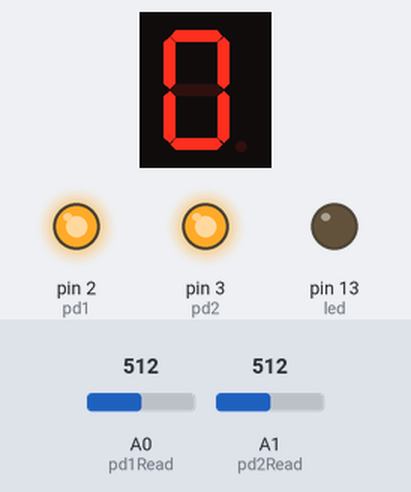
Recording of a sketch running on a simulated Arduino Uno, built with avr-gcc and run on an emulated ATmega328P. On the bench: 1-digit seven-segment display, output pins drawn as LEDs (lit = HIGH). Wiring (inferred from the names in the program): 1-digit 7-segment display, segments lit when HIGH: segments pin 4, pin 5, pin 6, pin 7, pin 8, pin 9, pin 10. The test bench sets the inputs (shaded band); at power-on: A1 (pd2Read) = 512, A0 (pd1Read) = 512. The segment pins are drawn as the display they are named for; pins used as bus, display or sensor lines are not drawn.

Above: at 1.3 s.
1.4 s: A1 (pd2Read) set to 965
3.3 s: A1 (pd2Read) set to 990
At 4.1 s:
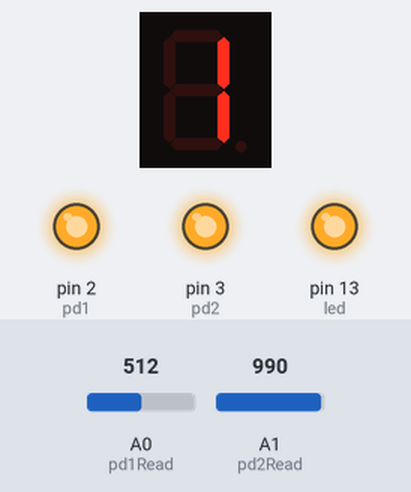
At 9.8 s:
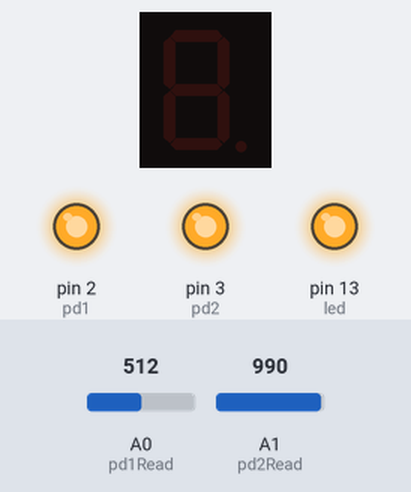
Timing chart, 0 to 11.3 s (numbered marks = the images above; inputs shaded):
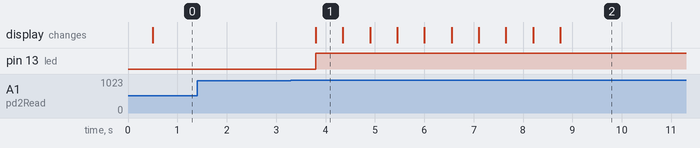

Measured:
- the behaviour switches between 975 and 976 on A1 (pd2Read) (found by bisection; images 0 and 1)
- after the input at 1.4 s, every drawn part: stays the same
- after the input at 3.3 s, pin 13 (led): LOW → HIGH after 0.50 s; the display: changes after 0.50 s (image 1)
- what the display in image 1 shows lasts 0.6 s, from 3.8 s to 4.4 s

The sketch:

auto_roomlight.ino
```cpp
int pd1=2;   //photodiode
 int pd2=3;
//Photodiode to digital pin 2 and pin 3
 int led=13;          //led to digital pin 9
 int pd1Read=0;      //Readings from sensor to analog pin 0
 int pd2Read=1;
 int limit1=975;//Threshold range of an obstacle
 int limit2=975;
 int flag=0;

 int count=0;
const int segment[]={4,5,6,7,8,9,10};

 void setup()
 {   for(int i=0;i<7;i++)
     {
    pinMode(segment[i],OUTPUT);

     }

   pinMode(pd1,OUTPUT);
   pinMode(pd2,OUTPUT);
  pinMode(led,OUTPUT);
  digitalWrite(pd1,HIGH);   //supply 5 volts to photodiode
  digitalWrite(pd2,HIGH);
  digitalWrite(led,LOW);      //set the led in off mode (initial condition)
  Serial.begin(9600);          //setting serial monitor at a default baund rate of 9600
 }
 void loop()
 {
  int val1=analogRead(pd1Read);  //variable to store values from the photodiode  1
  int val2=analogRead(pd2Read);
  // const byte segmentnumbers[]={B1111110,B0110000,B1101101,B1111001,B0110011,B1011011,B1011111,B1110000,B1111111,B1111011};

  if(val1<=limit1)
  {count=count+1;
  //digitalWrite(led,HIGH);
  }
  delay(500);
  if(val2<=limit2)
  {count=count-1;
   if(count==-1)
   count=0;
  }

    for(int i=0;i<7;i++)
    {
    digitalWrite(segment[i],LOW);
    }

// delay(100);

   switch(count
   )
      {case 0:
         for(int i=0;i<6;i++)
         digitalWrite(segment[i],HIGH);
          break;
        case 1:
          digitalWrite(segment[1],HIGH);
          digitalWrite(segment[2],HIGH);
          break;

         case 2:

       digitalWrite(segment[0],HIGH);
       digitalWrite(segment[1],HIGH);
       digitalWrite(segment[3],HIGH);
       digitalWrite(segment[4],HIGH);
       digitalWrite(segment[6],HIGH);
       break;

     case 3:
      digitalWrite(segment[0],HIGH);
       digitalWrite(segment[1],HIGH);
       digitalWrite(segment[3],HIGH);
       digitalWrite(segment[2],HIGH);
       digitalWrite(segment[6],HIGH);
       break;


         case 4:
       digitalWrite(segment[2],HIGH);
       digitalWrite(segment[1],HIGH);
       digitalWrite(segment[5],HIGH);
       digitalWrite(segment[6],HIGH);
       break;
         case 5:
          digitalWrite(segment[0],HIGH);
       digitalWrite(segment[2],HIGH);
       digitalWrite(segment[3],HIGH);
       digitalWrite(segment[5],HIGH);
       digitalWrite(segment[6],HIGH);
       break;

         case 6:
          for(int i=0;i<7;i++)
            if(i!=1)
              digitalWrite(segment[i],HIGH);
                   break;

         case 7: digitalWrite(segment[0],HIGH);
       digitalWrite(segment[1],HIGH);
       digitalWrite(segment[2],HIGH);
        break;

         case 8:
         for(int i=0;i<7;i++)
         digitalWrite(segment[i],HIGH);
          break;
         case 9:
         for(int i=0;i<7;i++)
           if(i!=4)
           digitalWrite(segment[i],HIGH);
          break;
      }

  if(count==0)
   {digitalWrite(led,LOW);

  }
else
 {
  digitalWrite(led,HIGH);
 }
  delay(50);

 }
```
